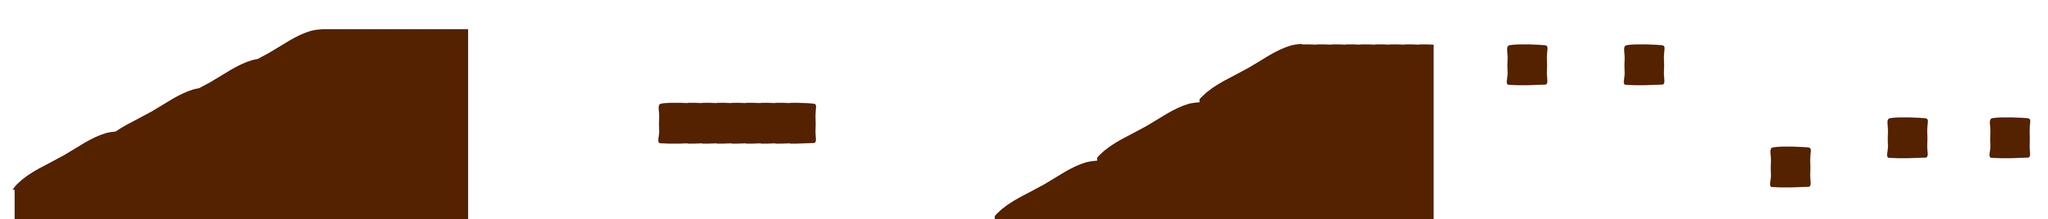

Rendered tile map (Tiled .tmx) drawn with the repository's tilesets; below, a short description and the map source with its tile grids summarised:
An orthogonal 140x15 tile map with 32x32 px tiles, 2 tile layers (Camada de Tiles 1, Camada de Tiles 2) and 10 objects (8x edgeShape, 2x rectangleShape).

<map version="1.0" orientation="orthogonal" width="140" height="15" tilewidth="32" tileheight="32" backgroundcolor="#ffffff">
 <tileset firstgid="1" name="tiles" tilewidth="32" tileheight="32">
  <image source="tiles.png" width="667" height="161" />
 </tileset>
 <layer name="Camada de Tiles 1" width="140" height="15">
  <data>[2100 cells, 422 non-empty, 45 distinct tile ids]</data>
 </layer>
 <objectgroup name="objects" width="140" height="15">
  <object type="edgeShape" x="64" y="478">
   <polyline points="-37,-67 131,-175 193,-196 357,-285 619,-416 960,-414" />
  </object>
  <object type="edgeShape" x="1439" y="307">
   <polyline points="0,0 2,-83 345,-82" />
  </object>
  <object type="edgeShape" x="2174" y="468">
   <polyline points="0,0 199,-115 228,-127 425,-245 450,-253 650,-373 960,-371" />
  </object>
  <object type="edgeShape" x="3297" y="182">
   <polyline points="0,0 -1,-85 87,-85" />
  </object>
  <object type="edgeShape" x="3553" y="183">
   <polyline points="0,0 1,-85 89,-85" />
  </object>
  <object type="edgeShape" x="3871" y="405">
   <polyline points="0,0 2,-87 86,-84" />
  </object>
  <object type="edgeShape" x="4127" y="343">
   <polyline points="0,0 1,-86 88,-85" />
  </object>
  <object type="edgeShape" x="4353" y="343">
   <polyline points="0,0 1,-86 85,-85" />
  </object>
  <object type="rectangleShape" x="622" y="-1" width="32" height="32">
   <properties>
    <property name="density" value="2" />
    <property name="friction" value="1" />
    <property name="motion" value="dynamic" />
    <property name="sprite" value="box.png" />
   </properties>
  </object>
  <object type="rectangleShape" x="2827" y="49" width="32" height="32">
   <properties>
    <property name="density" value="2" />
    <property name="friction" value="1" />
    <property name="motion" value="dynamic" />
    <property name="sprite" value="box.png" />
   </properties>
  </object>
 </objectgroup>
 <layer name="Camada de Tiles 2" width="140" height="15">
  <data>[2100 cells, 296 non-empty, 30 distinct tile ids]</data>
 </layer>
</map>
